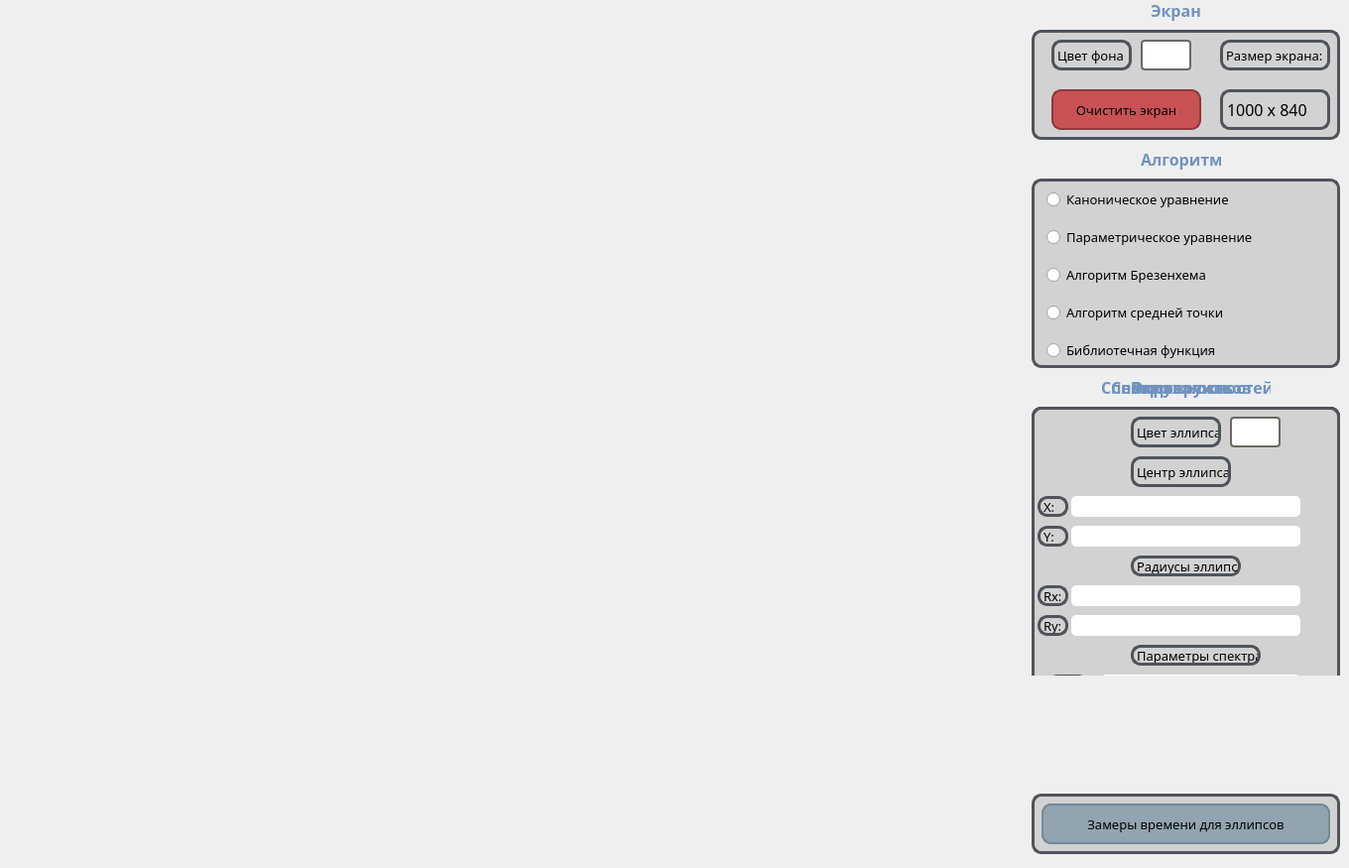
<?xml version="1.0" encoding="UTF-8"?>
<ui version="4.0">
 <class>MainWindow</class>
 <widget class="QMainWindow" name="MainWindow">
  <property name="geometry">
   <rect>
    <x>0</x>
    <y>0</y>
    <width>1360</width>
    <height>875</height>
   </rect>
  </property>
  <property name="minimumSize">
   <size>
    <width>1360</width>
    <height>875</height>
   </size>
  </property>
  <property name="maximumSize">
   <size>
    <width>1360</width>
    <height>875</height>
   </size>
  </property>
  <property name="contextMenuPolicy">
   <enum>Qt::ActionsContextMenu</enum>
  </property>
  <property name="windowTitle">
   <string>computer graphic lab_04</string>
  </property>
  <widget class="QWidget" name="centralwidget">
   <property name="minimumSize">
    <size>
     <width>1360</width>
     <height>875</height>
    </size>
   </property>
   <property name="maximumSize">
    <size>
     <width>1360</width>
     <height>875</height>
    </size>
   </property>
   <widget class="QFrame" name="algorithms_frame">
    <property name="geometry">
     <rect>
      <x>1040</x>
      <y>180</y>
      <width>311</width>
      <height>191</height>
     </rect>
    </property>
    <property name="styleSheet">
     <string notr="true">QFrame
{
	border-radius: 10px;
	border: 3px solid rgb(80, 84, 90);
	background-color: rgb(210, 210, 210);
}</string>
    </property>
    <property name="frameShape">
     <enum>QFrame::StyledPanel</enum>
    </property>
    <property name="frameShadow">
     <enum>QFrame::Raised</enum>
    </property>
    <widget class="QWidget" name="layoutWidget">
     <property name="geometry">
      <rect>
       <x>0</x>
       <y>0</y>
       <width>311</width>
       <height>191</height>
      </rect>
     </property>
     <layout class="QVBoxLayout" name="verticalLayout">
      <property name="spacing">
       <number>10</number>
      </property>
      <property name="leftMargin">
       <number>15</number>
      </property>
      <property name="topMargin">
       <number>5</number>
      </property>
      <item>
       <widget class="QRadioButton" name="canonical_button">
        <property name="font">
         <font>
          <family>Bahnschrift SemiLight</family>
          <pointsize>10</pointsize>
         </font>
        </property>
        <property name="text">
         <string>Каноническое уравнение</string>
        </property>
       </widget>
      </item>
      <item>
       <widget class="QRadioButton" name="paremetric_button">
        <property name="font">
         <font>
          <family>Bahnschrift SemiLight</family>
          <pointsize>10</pointsize>
         </font>
        </property>
        <property name="text">
         <string>Параметрическое уравнение</string>
        </property>
       </widget>
      </item>
      <item>
       <widget class="QRadioButton" name="bresenham_button">
        <property name="font">
         <font>
          <family>Bahnschrift SemiLight</family>
          <pointsize>10</pointsize>
         </font>
        </property>
        <property name="text">
         <string>Алгоритм Брезенхема</string>
        </property>
       </widget>
      </item>
      <item>
       <widget class="QRadioButton" name="midpoint_button">
        <property name="font">
         <font>
          <family>Bahnschrift SemiLight</family>
          <pointsize>10</pointsize>
         </font>
        </property>
        <property name="text">
         <string>Алгоритм средней точки</string>
        </property>
       </widget>
      </item>
      <item>
       <widget class="QRadioButton" name="library_function_button">
        <property name="font">
         <font>
          <family>Bahnschrift SemiLight</family>
          <pointsize>10</pointsize>
         </font>
        </property>
        <property name="text">
         <string>Библиотечная функция</string>
        </property>
       </widget>
      </item>
     </layout>
    </widget>
   </widget>
   <widget class="QLabel" name="algorithms_label">
    <property name="geometry">
     <rect>
      <x>1150</x>
      <y>150</y>
      <width>81</width>
      <height>21</height>
     </rect>
    </property>
    <property name="font">
     <font>
      <family>Cascadia Code SemiBold</family>
      <pointsize>12</pointsize>
      <weight>75</weight>
      <bold>true</bold>
     </font>
    </property>
    <property name="whatsThis">
     <string/>
    </property>
    <property name="styleSheet">
     <string notr="true">QLabel
{
	color: rgb(112, 146, 190);
}</string>
    </property>
    <property name="text">
     <string>Алгоритм</string>
    </property>
   </widget>
   <widget class="QLabel" name="screen_label">
    <property name="geometry">
     <rect>
      <x>1160</x>
      <y>0</y>
      <width>51</width>
      <height>21</height>
     </rect>
    </property>
    <property name="font">
     <font>
      <family>Cascadia Code SemiBold</family>
      <pointsize>12</pointsize>
      <weight>75</weight>
      <bold>true</bold>
     </font>
    </property>
    <property name="whatsThis">
     <string/>
    </property>
    <property name="styleSheet">
     <string notr="true">QLabel
{
	color: rgb(112, 146, 190);
}</string>
    </property>
    <property name="text">
     <string>Экран</string>
    </property>
   </widget>
   <widget class="QFrame" name="screen_frame">
    <property name="geometry">
     <rect>
      <x>1040</x>
      <y>30</y>
      <width>311</width>
      <height>111</height>
     </rect>
    </property>
    <property name="styleSheet">
     <string notr="true">QFrame
{
	border-radius: 10px;
	border: 3px solid rgb(80, 84, 90);
	background-color: rgb(210, 210, 210);
}</string>
    </property>
    <property name="frameShape">
     <enum>QFrame::StyledPanel</enum>
    </property>
    <property name="frameShadow">
     <enum>QFrame::Raised</enum>
    </property>
    <widget class="QPushButton" name="screen_color_button">
     <property name="geometry">
      <rect>
       <x>110</x>
       <y>10</y>
       <width>51</width>
       <height>31</height>
      </rect>
     </property>
     <property name="styleSheet">
      <string notr="true">QPushButton
{
	border-radius: 4px;
	border: 2px solid rgb(110, 105, 100);
	background-color: rgb(255, 255, 255);
}</string>
     </property>
     <property name="text">
      <string/>
     </property>
    </widget>
    <widget class="QLabel" name="label_1">
     <property name="geometry">
      <rect>
       <x>20</x>
       <y>10</y>
       <width>81</width>
       <height>31</height>
      </rect>
     </property>
     <property name="font">
      <font>
       <family>Bahnschrift SemiLight</family>
       <pointsize>10</pointsize>
      </font>
     </property>
     <property name="text">
      <string>Цвет фона</string>
     </property>
    </widget>
    <widget class="QPushButton" name="clear_screen_button">
     <property name="geometry">
      <rect>
       <x>20</x>
       <y>60</y>
       <width>151</width>
       <height>41</height>
      </rect>
     </property>
     <property name="font">
      <font>
       <family>Cascadia Code</family>
       <pointsize>10</pointsize>
       <weight>50</weight>
       <bold>false</bold>
      </font>
     </property>
     <property name="styleSheet">
      <string notr="true">QPushButton
{
	background-color: rgb(200, 82, 84);
	border-radius: 10px;
	border: 2px solid rgb(140, 57, 60);
}

QPushButton:pressed
{
	background-color: rgb(140, 57, 60);
}



</string>
     </property>
     <property name="text">
      <string>Очистить экран</string>
     </property>
    </widget>
    <widget class="QLabel" name="label_16">
     <property name="geometry">
      <rect>
       <x>190</x>
       <y>10</y>
       <width>111</width>
       <height>31</height>
      </rect>
     </property>
     <property name="font">
      <font>
       <family>Bahnschrift SemiLight</family>
       <pointsize>10</pointsize>
      </font>
     </property>
     <property name="text">
      <string>Размер экрана:</string>
     </property>
    </widget>
    <widget class="QLabel" name="label_17">
     <property name="geometry">
      <rect>
       <x>190</x>
       <y>60</y>
       <width>111</width>
       <height>41</height>
      </rect>
     </property>
     <property name="font">
      <font>
       <family>Cascadia Code</family>
       <pointsize>12</pointsize>
      </font>
     </property>
     <property name="text">
      <string>1000 x 840</string>
     </property>
    </widget>
   </widget>
   <widget class="QLabel" name="circle_label">
    <property name="geometry">
     <rect>
      <x>1140</x>
      <y>380</y>
      <width>111</width>
      <height>21</height>
     </rect>
    </property>
    <property name="font">
     <font>
      <family>Cascadia Code SemiBold</family>
      <pointsize>12</pointsize>
      <weight>75</weight>
      <bold>true</bold>
     </font>
    </property>
    <property name="whatsThis">
     <string/>
    </property>
    <property name="styleSheet">
     <string notr="true">QLabel
{
	color: rgb(112, 146, 190);
}</string>
    </property>
    <property name="text">
     <string>Окружность</string>
    </property>
   </widget>
   <widget class="QFrame" name="circle_frame">
    <property name="geometry">
     <rect>
      <x>1040</x>
      <y>410</y>
      <width>311</width>
      <height>271</height>
     </rect>
    </property>
    <property name="styleSheet">
     <string notr="true">QFrame
{
	border-radius: 10px;
	border: 3px solid rgb(80, 84, 90);
	background-color: rgb(210, 210, 210);
}</string>
    </property>
    <property name="frameShape">
     <enum>QFrame::StyledPanel</enum>
    </property>
    <property name="frameShadow">
     <enum>QFrame::Raised</enum>
    </property>
    <widget class="QPushButton" name="draw_circle_button">
     <property name="geometry">
      <rect>
       <x>10</x>
       <y>220</y>
       <width>291</width>
       <height>41</height>
      </rect>
     </property>
     <property name="font">
      <font>
       <family>Cascadia Code</family>
       <pointsize>10</pointsize>
       <weight>50</weight>
       <bold>false</bold>
      </font>
     </property>
     <property name="styleSheet">
      <string notr="true">QPushButton
{
	background-color: rgb(134, 226, 130);
	border-radius: 10px;
	border: 2px solid rgb(65, 190, 55);
}

QPushButton:pressed
{
	background-color: rgb(65, 190, 55);
}
</string>
     </property>
     <property name="text">
      <string>Построить окружность</string>
     </property>
    </widget>
    <widget class="QLabel" name="label_9">
     <property name="geometry">
      <rect>
       <x>100</x>
       <y>70</y>
       <width>121</width>
       <height>20</height>
      </rect>
     </property>
     <property name="font">
      <font>
       <family>Bahnschrift SemiLight</family>
       <pointsize>10</pointsize>
      </font>
     </property>
     <property name="text">
      <string>Центр окружности</string>
     </property>
    </widget>
    <widget class="QPushButton" name="circle_color_button">
     <property name="geometry">
      <rect>
       <x>220</x>
       <y>10</y>
       <width>51</width>
       <height>31</height>
      </rect>
     </property>
     <property name="styleSheet">
      <string notr="true">QPushButton
{
	border-radius: 4px;
	border: 2px solid rgb(110, 105, 100);
	background-color: rgb(255, 255, 255);
}</string>
     </property>
     <property name="text">
      <string/>
     </property>
    </widget>
    <widget class="QLabel" name="label_8">
     <property name="geometry">
      <rect>
       <x>100</x>
       <y>9</y>
       <width>111</width>
       <height>31</height>
      </rect>
     </property>
     <property name="font">
      <font>
       <family>Bahnschrift SemiLight</family>
       <pointsize>10</pointsize>
      </font>
     </property>
     <property name="text">
      <string>Цвет окружности</string>
     </property>
    </widget>
    <widget class="QRadioButton" name="circle_mode_button">
     <property name="geometry">
      <rect>
       <x>10</x>
       <y>30</y>
       <width>91</width>
       <height>31</height>
      </rect>
     </property>
     <property name="font">
      <font>
       <family>Bahnschrift SemiLight</family>
       <pointsize>10</pointsize>
      </font>
     </property>
     <property name="text">
      <string>Окружность</string>
     </property>
    </widget>
    <widget class="QRadioButton" name="ellipse_mode_button">
     <property name="geometry">
      <rect>
       <x>10</x>
       <y>60</y>
       <width>71</width>
       <height>21</height>
      </rect>
     </property>
     <property name="font">
      <font>
       <family>Bahnschrift SemiLight</family>
       <pointsize>10</pointsize>
      </font>
     </property>
     <property name="text">
      <string>Эллипс</string>
     </property>
    </widget>
    <widget class="QLineEdit" name="circle_center_x_field">
     <property name="geometry">
      <rect>
       <x>40</x>
       <y>100</y>
       <width>221</width>
       <height>21</height>
      </rect>
     </property>
     <property name="font">
      <font>
       <family>Consolas</family>
       <pointsize>10</pointsize>
      </font>
     </property>
     <property name="styleSheet">
      <string notr="true">QLineEdit
{
	border-radius: 5px;
}</string>
     </property>
    </widget>
    <widget class="QLineEdit" name="circle_center_y_field">
     <property name="geometry">
      <rect>
       <x>40</x>
       <y>130</y>
       <width>221</width>
       <height>21</height>
      </rect>
     </property>
     <property name="font">
      <font>
       <family>Consolas</family>
       <pointsize>10</pointsize>
      </font>
     </property>
     <property name="styleSheet">
      <string notr="true">QLineEdit
{
	border-radius: 5px;
}</string>
     </property>
    </widget>
    <widget class="QLineEdit" name="circle_raduis_field">
     <property name="geometry">
      <rect>
       <x>40</x>
       <y>190</y>
       <width>221</width>
       <height>21</height>
      </rect>
     </property>
     <property name="font">
      <font>
       <family>Consolas</family>
       <pointsize>10</pointsize>
      </font>
     </property>
     <property name="styleSheet">
      <string notr="true">QLineEdit
{
	border-radius: 5px;
}</string>
     </property>
    </widget>
    <widget class="QLabel" name="label_12">
     <property name="geometry">
      <rect>
       <x>100</x>
       <y>160</y>
       <width>131</width>
       <height>21</height>
      </rect>
     </property>
     <property name="font">
      <font>
       <family>Bahnschrift SemiLight</family>
       <pointsize>10</pointsize>
      </font>
     </property>
     <property name="text">
      <string>Радиус окружности</string>
     </property>
    </widget>
    <widget class="QCheckBox" name="specter_check_box">
     <property name="geometry">
      <rect>
       <x>10</x>
       <y>0</y>
       <width>71</width>
       <height>31</height>
      </rect>
     </property>
     <property name="font">
      <font>
       <family>Bahnschrift SemiLight</family>
       <pointsize>10</pointsize>
      </font>
     </property>
     <property name="text">
      <string>Cпектр</string>
     </property>
    </widget>
    <widget class="QLabel" name="label_13">
     <property name="geometry">
      <rect>
       <x>10</x>
       <y>180</y>
       <width>21</width>
       <height>41</height>
      </rect>
     </property>
     <property name="font">
      <font>
       <family>Bahnschrift SemiLight</family>
       <pointsize>10</pointsize>
      </font>
     </property>
     <property name="text">
      <string>R:</string>
     </property>
    </widget>
    <widget class="QLabel" name="label_10">
     <property name="geometry">
      <rect>
       <x>10</x>
       <y>90</y>
       <width>21</width>
       <height>41</height>
      </rect>
     </property>
     <property name="font">
      <font>
       <family>Bahnschrift SemiLight</family>
       <pointsize>10</pointsize>
      </font>
     </property>
     <property name="text">
      <string>X:</string>
     </property>
    </widget>
    <widget class="QLabel" name="label_11">
     <property name="geometry">
      <rect>
       <x>10</x>
       <y>120</y>
       <width>21</width>
       <height>41</height>
      </rect>
     </property>
     <property name="font">
      <font>
       <family>Bahnschrift SemiLight</family>
       <pointsize>10</pointsize>
      </font>
     </property>
     <property name="text">
      <string>Y:</string>
     </property>
    </widget>
    <widget class="QFrame" name="ellipse_frame">
     <property name="geometry">
      <rect>
       <x>0</x>
       <y>0</y>
       <width>311</width>
       <height>291</height>
      </rect>
     </property>
     <property name="styleSheet">
      <string notr="true">QFrame
{
	border-radius: 10px;
	border: 3px solid rgb(80, 84, 90);
	background-color: rgb(210, 210, 210);
}</string>
     </property>
     <property name="frameShape">
      <enum>QFrame::StyledPanel</enum>
     </property>
     <property name="frameShadow">
      <enum>QFrame::Raised</enum>
     </property>
     <widget class="QPushButton" name="draw_ellipse_button">
      <property name="geometry">
       <rect>
        <x>10</x>
        <y>240</y>
        <width>291</width>
        <height>41</height>
       </rect>
      </property>
      <property name="font">
       <font>
        <family>Cascadia Code</family>
        <pointsize>10</pointsize>
        <weight>50</weight>
        <bold>false</bold>
       </font>
      </property>
      <property name="styleSheet">
       <string notr="true">QPushButton
{
	background-color: rgb(134, 226, 130);
	border-radius: 10px;
	border: 2px solid rgb(65, 190, 55);
}

QPushButton:pressed
{
	background-color: rgb(65, 190, 55);
}
</string>
      </property>
      <property name="text">
       <string>Построить эллипс</string>
      </property>
     </widget>
     <widget class="QLabel" name="label_5">
      <property name="geometry">
       <rect>
        <x>6</x>
        <y>120</y>
        <width>31</width>
        <height>21</height>
       </rect>
      </property>
      <property name="font">
       <font>
        <family>Bahnschrift SemiLight</family>
        <pointsize>10</pointsize>
       </font>
      </property>
      <property name="text">
       <string>Y:</string>
      </property>
     </widget>
     <widget class="QLabel" name="label_4">
      <property name="geometry">
       <rect>
        <x>6</x>
        <y>90</y>
        <width>31</width>
        <height>21</height>
       </rect>
      </property>
      <property name="font">
       <font>
        <family>Bahnschrift SemiLight</family>
        <pointsize>10</pointsize>
       </font>
      </property>
      <property name="text">
       <string>X:</string>
      </property>
     </widget>
     <widget class="QLabel" name="label_3">
      <property name="geometry">
       <rect>
        <x>100</x>
        <y>50</y>
        <width>101</width>
        <height>31</height>
       </rect>
      </property>
      <property name="font">
       <font>
        <family>Bahnschrift SemiLight</family>
        <pointsize>10</pointsize>
       </font>
      </property>
      <property name="text">
       <string>Центр эллипса</string>
      </property>
     </widget>
     <widget class="QLabel" name="label_7">
      <property name="geometry">
       <rect>
        <x>6</x>
        <y>180</y>
        <width>31</width>
        <height>21</height>
       </rect>
      </property>
      <property name="font">
       <font>
        <family>Bahnschrift SemiLight</family>
        <pointsize>10</pointsize>
       </font>
      </property>
      <property name="text">
       <string>Rx:</string>
      </property>
     </widget>
     <widget class="QPushButton" name="ellipse_color_button">
      <property name="geometry">
       <rect>
        <x>200</x>
        <y>10</y>
        <width>51</width>
        <height>31</height>
       </rect>
      </property>
      <property name="styleSheet">
       <string notr="true">QPushButton
{
	border-radius: 4px;
	border: 2px solid rgb(110, 105, 100);
	background-color: rgb(255, 255, 255);
}</string>
      </property>
      <property name="text">
       <string/>
      </property>
     </widget>
     <widget class="QLabel" name="label_2">
      <property name="geometry">
       <rect>
        <x>100</x>
        <y>10</y>
        <width>91</width>
        <height>31</height>
       </rect>
      </property>
      <property name="font">
       <font>
        <family>Bahnschrift SemiLight</family>
        <pointsize>10</pointsize>
       </font>
      </property>
      <property name="text">
       <string>Цвет эллипса</string>
      </property>
     </widget>
     <widget class="QLineEdit" name="ellipse_center_x_field">
      <property name="geometry">
       <rect>
        <x>40</x>
        <y>90</y>
        <width>231</width>
        <height>21</height>
       </rect>
      </property>
      <property name="font">
       <font>
        <family>Consolas</family>
        <pointsize>10</pointsize>
       </font>
      </property>
      <property name="styleSheet">
       <string notr="true">QLineEdit
{
	border-radius: 5px;
}</string>
      </property>
     </widget>
     <widget class="QLineEdit" name="ellipse_center_y_field">
      <property name="geometry">
       <rect>
        <x>40</x>
        <y>120</y>
        <width>231</width>
        <height>21</height>
       </rect>
      </property>
      <property name="font">
       <font>
        <family>Consolas</family>
        <pointsize>10</pointsize>
       </font>
      </property>
      <property name="styleSheet">
       <string notr="true">QLineEdit
{
	border-radius: 5px;
}</string>
      </property>
     </widget>
     <widget class="QLineEdit" name="ellipse_radius_x_field">
      <property name="geometry">
       <rect>
        <x>40</x>
        <y>180</y>
        <width>231</width>
        <height>21</height>
       </rect>
      </property>
      <property name="font">
       <font>
        <family>Consolas</family>
        <pointsize>10</pointsize>
       </font>
      </property>
      <property name="styleSheet">
       <string notr="true">QLineEdit
{
	border-radius: 5px;
}</string>
      </property>
     </widget>
     <widget class="QLabel" name="label_6">
      <property name="geometry">
       <rect>
        <x>100</x>
        <y>150</y>
        <width>111</width>
        <height>21</height>
       </rect>
      </property>
      <property name="font">
       <font>
        <family>Bahnschrift SemiLight</family>
        <pointsize>10</pointsize>
       </font>
      </property>
      <property name="text">
       <string>Радиусы эллипса</string>
      </property>
     </widget>
     <widget class="QLabel" name="label_15">
      <property name="geometry">
       <rect>
        <x>6</x>
        <y>210</y>
        <width>31</width>
        <height>21</height>
       </rect>
      </property>
      <property name="font">
       <font>
        <family>Bahnschrift SemiLight</family>
        <pointsize>10</pointsize>
       </font>
      </property>
      <property name="text">
       <string>Ry:</string>
      </property>
     </widget>
     <widget class="QLineEdit" name="ellipse_radius_y_field">
      <property name="geometry">
       <rect>
        <x>40</x>
        <y>210</y>
        <width>231</width>
        <height>21</height>
       </rect>
      </property>
      <property name="font">
       <font>
        <family>Consolas</family>
        <pointsize>10</pointsize>
       </font>
      </property>
      <property name="styleSheet">
       <string notr="true">QLineEdit
{
	border-radius: 5px;
}</string>
      </property>
     </widget>
     <widget class="QFrame" name="circle_specter_frame">
      <property name="geometry">
       <rect>
        <x>0</x>
        <y>0</y>
        <width>311</width>
        <height>361</height>
       </rect>
      </property>
      <property name="styleSheet">
       <string notr="true">QFrame
{
	border-radius: 10px;
	border: 3px solid rgb(80, 84, 90);
	background-color: rgb(210, 210, 210);
}</string>
      </property>
      <property name="frameShape">
       <enum>QFrame::StyledPanel</enum>
      </property>
      <property name="frameShadow">
       <enum>QFrame::Raised</enum>
      </property>
      <widget class="QPushButton" name="draw_circle_specter_button">
       <property name="geometry">
        <rect>
         <x>10</x>
         <y>310</y>
         <width>291</width>
         <height>41</height>
        </rect>
       </property>
       <property name="font">
        <font>
         <family>Cascadia Code</family>
         <pointsize>10</pointsize>
         <weight>50</weight>
         <bold>false</bold>
        </font>
       </property>
       <property name="styleSheet">
        <string notr="true">QPushButton
{
	background-color: rgb(134, 226, 130);
	border-radius: 10px;
	border: 2px solid rgb(65, 190, 55);
}

QPushButton:pressed
{
	background-color: rgb(65, 190, 55);
}
</string>
       </property>
       <property name="text">
        <string>Построить спектр окружностей</string>
       </property>
      </widget>
      <widget class="QLabel" name="label_26">
       <property name="geometry">
        <rect>
         <x>100</x>
         <y>70</y>
         <width>121</width>
         <height>20</height>
        </rect>
       </property>
       <property name="font">
        <font>
         <family>Bahnschrift SemiLight</family>
         <pointsize>10</pointsize>
        </font>
       </property>
       <property name="text">
        <string>Центр окружности</string>
       </property>
      </widget>
      <widget class="QPushButton" name="circle_specter_color_button">
       <property name="geometry">
        <rect>
         <x>220</x>
         <y>10</y>
         <width>51</width>
         <height>31</height>
        </rect>
       </property>
       <property name="styleSheet">
        <string notr="true">QPushButton
{
	border-radius: 4px;
	border: 2px solid rgb(110, 105, 100);
	background-color: rgb(255, 255, 255);
}</string>
       </property>
       <property name="text">
        <string/>
       </property>
      </widget>
      <widget class="QLabel" name="label_37">
       <property name="geometry">
        <rect>
         <x>100</x>
         <y>9</y>
         <width>111</width>
         <height>31</height>
        </rect>
       </property>
       <property name="font">
        <font>
         <family>Bahnschrift SemiLight</family>
         <pointsize>10</pointsize>
        </font>
       </property>
       <property name="text">
        <string>Цвет окружности</string>
       </property>
      </widget>
      <widget class="QLineEdit" name="circle_specter_center_x_field">
       <property name="geometry">
        <rect>
         <x>40</x>
         <y>100</y>
         <width>221</width>
         <height>21</height>
        </rect>
       </property>
       <property name="font">
        <font>
         <family>Consolas</family>
         <pointsize>10</pointsize>
        </font>
       </property>
       <property name="styleSheet">
        <string notr="true">QLineEdit
{
	border-radius: 5px;
}</string>
       </property>
      </widget>
      <widget class="QLineEdit" name="circle_specter_center_y_field">
       <property name="geometry">
        <rect>
         <x>40</x>
         <y>130</y>
         <width>221</width>
         <height>21</height>
        </rect>
       </property>
       <property name="font">
        <font>
         <family>Consolas</family>
         <pointsize>10</pointsize>
        </font>
       </property>
       <property name="styleSheet">
        <string notr="true">QLineEdit
{
	border-radius: 5px;
}</string>
       </property>
      </widget>
      <widget class="QLineEdit" name="circle_specter_raduis_field">
       <property name="geometry">
        <rect>
         <x>40</x>
         <y>190</y>
         <width>221</width>
         <height>21</height>
        </rect>
       </property>
       <property name="font">
        <font>
         <family>Consolas</family>
         <pointsize>10</pointsize>
        </font>
       </property>
       <property name="styleSheet">
        <string notr="true">QLineEdit
{
	border-radius: 5px;
}</string>
       </property>
      </widget>
      <widget class="QLabel" name="label_38">
       <property name="geometry">
        <rect>
         <x>100</x>
         <y>160</y>
         <width>131</width>
         <height>21</height>
        </rect>
       </property>
       <property name="font">
        <font>
         <family>Bahnschrift SemiLight</family>
         <pointsize>10</pointsize>
        </font>
       </property>
       <property name="text">
        <string>Радиус окружности</string>
       </property>
      </widget>
      <widget class="QLabel" name="label_39">
       <property name="geometry">
        <rect>
         <x>11</x>
         <y>180</y>
         <width>21</width>
         <height>41</height>
        </rect>
       </property>
       <property name="font">
        <font>
         <family>Bahnschrift SemiLight</family>
         <pointsize>10</pointsize>
        </font>
       </property>
       <property name="text">
        <string>R:</string>
       </property>
      </widget>
      <widget class="QLineEdit" name="circle_specter_step_field">
       <property name="geometry">
        <rect>
         <x>70</x>
         <y>250</y>
         <width>201</width>
         <height>21</height>
        </rect>
       </property>
       <property name="font">
        <font>
         <family>Consolas</family>
         <pointsize>10</pointsize>
        </font>
       </property>
       <property name="styleSheet">
        <string notr="true">QLineEdit
{
	border-radius: 5px;
}</string>
       </property>
      </widget>
      <widget class="QLabel" name="label_40">
       <property name="geometry">
        <rect>
         <x>100</x>
         <y>220</y>
         <width>131</width>
         <height>21</height>
        </rect>
       </property>
       <property name="font">
        <font>
         <family>Bahnschrift SemiLight</family>
         <pointsize>10</pointsize>
        </font>
       </property>
       <property name="text">
        <string>Параметры спектра</string>
       </property>
      </widget>
      <widget class="QLabel" name="label_41">
       <property name="geometry">
        <rect>
         <x>6</x>
         <y>280</y>
         <width>61</width>
         <height>21</height>
        </rect>
       </property>
       <property name="font">
        <font>
         <family>Bahnschrift SemiLight</family>
         <pointsize>10</pointsize>
        </font>
       </property>
       <property name="text">
        <string>Кол-во:</string>
       </property>
      </widget>
      <widget class="QLineEdit" name="circle_specters_count_field">
       <property name="geometry">
        <rect>
         <x>70</x>
         <y>280</y>
         <width>201</width>
         <height>21</height>
        </rect>
       </property>
       <property name="font">
        <font>
         <family>Consolas</family>
         <pointsize>10</pointsize>
        </font>
       </property>
       <property name="styleSheet">
        <string notr="true">QLineEdit
{
	border-radius: 5px;
}</string>
       </property>
      </widget>
      <widget class="QLabel" name="label_42">
       <property name="geometry">
        <rect>
         <x>16</x>
         <y>250</y>
         <width>41</width>
         <height>21</height>
        </rect>
       </property>
       <property name="font">
        <font>
         <family>Bahnschrift SemiLight</family>
         <pointsize>10</pointsize>
        </font>
       </property>
       <property name="text">
        <string>Шаг:</string>
       </property>
      </widget>
      <widget class="QLabel" name="label_43">
       <property name="geometry">
        <rect>
         <x>10</x>
         <y>90</y>
         <width>21</width>
         <height>41</height>
        </rect>
       </property>
       <property name="font">
        <font>
         <family>Bahnschrift SemiLight</family>
         <pointsize>10</pointsize>
        </font>
       </property>
       <property name="text">
        <string>X:</string>
       </property>
      </widget>
      <widget class="QLabel" name="label_44">
       <property name="geometry">
        <rect>
         <x>10</x>
         <y>120</y>
         <width>21</width>
         <height>41</height>
        </rect>
       </property>
       <property name="font">
        <font>
         <family>Bahnschrift SemiLight</family>
         <pointsize>10</pointsize>
        </font>
       </property>
       <property name="text">
        <string>Y:</string>
       </property>
      </widget>
      <widget class="QFrame" name="ellipse_specter_frame">
       <property name="geometry">
        <rect>
         <x>0</x>
         <y>0</y>
         <width>311</width>
         <height>381</height>
        </rect>
       </property>
       <property name="styleSheet">
        <string notr="true">QFrame
{
	border-radius: 10px;
	border: 3px solid rgb(80, 84, 90);
	background-color: rgb(210, 210, 210);
}</string>
       </property>
       <property name="frameShape">
        <enum>QFrame::StyledPanel</enum>
       </property>
       <property name="frameShadow">
        <enum>QFrame::Raised</enum>
       </property>
       <widget class="QPushButton" name="draw_ellipse_specter_button">
        <property name="geometry">
         <rect>
          <x>10</x>
          <y>330</y>
          <width>291</width>
          <height>41</height>
         </rect>
        </property>
        <property name="font">
         <font>
          <family>Cascadia Code</family>
          <pointsize>10</pointsize>
          <weight>50</weight>
          <bold>false</bold>
         </font>
        </property>
        <property name="styleSheet">
         <string notr="true">QPushButton
{
	background-color: rgb(134, 226, 130);
	border-radius: 10px;
	border: 2px solid rgb(65, 190, 55);
}

QPushButton:pressed
{
	background-color: rgb(65, 190, 55);
}
</string>
        </property>
        <property name="text">
         <string>Построить спектр эллипсов</string>
        </property>
       </widget>
       <widget class="QLabel" name="label_24">
        <property name="geometry">
         <rect>
          <x>6</x>
          <y>120</y>
          <width>31</width>
          <height>21</height>
         </rect>
        </property>
        <property name="font">
         <font>
          <family>Bahnschrift SemiLight</family>
          <pointsize>10</pointsize>
         </font>
        </property>
        <property name="text">
         <string>Y:</string>
        </property>
       </widget>
       <widget class="QLabel" name="label_25">
        <property name="geometry">
         <rect>
          <x>6</x>
          <y>90</y>
          <width>31</width>
          <height>21</height>
         </rect>
        </property>
        <property name="font">
         <font>
          <family>Bahnschrift SemiLight</family>
          <pointsize>10</pointsize>
         </font>
        </property>
        <property name="text">
         <string>X:</string>
        </property>
       </widget>
       <widget class="QLabel" name="label_29">
        <property name="geometry">
         <rect>
          <x>100</x>
          <y>50</y>
          <width>101</width>
          <height>31</height>
         </rect>
        </property>
        <property name="font">
         <font>
          <family>Bahnschrift SemiLight</family>
          <pointsize>10</pointsize>
         </font>
        </property>
        <property name="text">
         <string>Центр эллипса</string>
        </property>
       </widget>
       <widget class="QLabel" name="label_30">
        <property name="geometry">
         <rect>
          <x>6</x>
          <y>180</y>
          <width>31</width>
          <height>21</height>
         </rect>
        </property>
        <property name="font">
         <font>
          <family>Bahnschrift SemiLight</family>
          <pointsize>10</pointsize>
         </font>
        </property>
        <property name="text">
         <string>Rx:</string>
        </property>
       </widget>
       <widget class="QPushButton" name="ellipse_specter_color_button">
        <property name="geometry">
         <rect>
          <x>200</x>
          <y>10</y>
          <width>51</width>
          <height>31</height>
         </rect>
        </property>
        <property name="styleSheet">
         <string notr="true">QPushButton
{
	border-radius: 4px;
	border: 2px solid rgb(110, 105, 100);
	background-color: rgb(255, 255, 255);
}</string>
        </property>
        <property name="text">
         <string/>
        </property>
       </widget>
       <widget class="QLabel" name="label_31">
        <property name="geometry">
         <rect>
          <x>100</x>
          <y>10</y>
          <width>91</width>
          <height>31</height>
         </rect>
        </property>
        <property name="font">
         <font>
          <family>Bahnschrift SemiLight</family>
          <pointsize>10</pointsize>
         </font>
        </property>
        <property name="text">
         <string>Цвет эллипса</string>
        </property>
       </widget>
       <widget class="QLineEdit" name="ellipse_specter_center_x_field">
        <property name="geometry">
         <rect>
          <x>40</x>
          <y>90</y>
          <width>231</width>
          <height>21</height>
         </rect>
        </property>
        <property name="font">
         <font>
          <family>Consolas</family>
          <pointsize>10</pointsize>
         </font>
        </property>
        <property name="styleSheet">
         <string notr="true">QLineEdit
{
	border-radius: 5px;
}</string>
        </property>
       </widget>
       <widget class="QLineEdit" name="ellipse_specter_center_y_field">
        <property name="geometry">
         <rect>
          <x>40</x>
          <y>120</y>
          <width>231</width>
          <height>21</height>
         </rect>
        </property>
        <property name="font">
         <font>
          <family>Consolas</family>
          <pointsize>10</pointsize>
         </font>
        </property>
        <property name="styleSheet">
         <string notr="true">QLineEdit
{
	border-radius: 5px;
}</string>
        </property>
       </widget>
       <widget class="QLineEdit" name="ellipse_specter_radius_x_field">
        <property name="geometry">
         <rect>
          <x>40</x>
          <y>180</y>
          <width>231</width>
          <height>21</height>
         </rect>
        </property>
        <property name="font">
         <font>
          <family>Consolas</family>
          <pointsize>10</pointsize>
         </font>
        </property>
        <property name="styleSheet">
         <string notr="true">QLineEdit
{
	border-radius: 5px;
}</string>
        </property>
       </widget>
       <widget class="QLabel" name="label_32">
        <property name="geometry">
         <rect>
          <x>100</x>
          <y>150</y>
          <width>111</width>
          <height>21</height>
         </rect>
        </property>
        <property name="font">
         <font>
          <family>Bahnschrift SemiLight</family>
          <pointsize>10</pointsize>
         </font>
        </property>
        <property name="text">
         <string>Радиусы эллипса</string>
        </property>
       </widget>
       <widget class="QLabel" name="label_33">
        <property name="geometry">
         <rect>
          <x>6</x>
          <y>210</y>
          <width>31</width>
          <height>21</height>
         </rect>
        </property>
        <property name="font">
         <font>
          <family>Bahnschrift SemiLight</family>
          <pointsize>10</pointsize>
         </font>
        </property>
        <property name="text">
         <string>Ry:</string>
        </property>
       </widget>
       <widget class="QLineEdit" name="ellipse_specter_radius_y_field">
        <property name="geometry">
         <rect>
          <x>40</x>
          <y>210</y>
          <width>231</width>
          <height>21</height>
         </rect>
        </property>
        <property name="font">
         <font>
          <family>Consolas</family>
          <pointsize>10</pointsize>
         </font>
        </property>
        <property name="styleSheet">
         <string notr="true">QLineEdit
{
	border-radius: 5px;
}</string>
        </property>
       </widget>
       <widget class="QLineEdit" name="ellipse_specters_count_field">
        <property name="geometry">
         <rect>
          <x>70</x>
          <y>300</y>
          <width>201</width>
          <height>21</height>
         </rect>
        </property>
        <property name="font">
         <font>
          <family>Consolas</family>
          <pointsize>10</pointsize>
         </font>
        </property>
        <property name="styleSheet">
         <string notr="true">QLineEdit
{
	border-radius: 5px;
}</string>
        </property>
       </widget>
       <widget class="QLineEdit" name="ellipse_specter_step_field">
        <property name="geometry">
         <rect>
          <x>70</x>
          <y>270</y>
          <width>201</width>
          <height>21</height>
         </rect>
        </property>
        <property name="font">
         <font>
          <family>Consolas</family>
          <pointsize>10</pointsize>
         </font>
        </property>
        <property name="styleSheet">
         <string notr="true">QLineEdit
{
	border-radius: 5px;
}</string>
        </property>
       </widget>
       <widget class="QLabel" name="label_34">
        <property name="geometry">
         <rect>
          <x>6</x>
          <y>300</y>
          <width>61</width>
          <height>21</height>
         </rect>
        </property>
        <property name="font">
         <font>
          <family>Bahnschrift SemiLight</family>
          <pointsize>10</pointsize>
         </font>
        </property>
        <property name="text">
         <string>Кол-во:</string>
        </property>
       </widget>
       <widget class="QLabel" name="label_35">
        <property name="geometry">
         <rect>
          <x>16</x>
          <y>270</y>
          <width>41</width>
          <height>21</height>
         </rect>
        </property>
        <property name="font">
         <font>
          <family>Bahnschrift SemiLight</family>
          <pointsize>10</pointsize>
         </font>
        </property>
        <property name="text">
         <string>Шаг:</string>
        </property>
       </widget>
       <widget class="QLabel" name="label_36">
        <property name="geometry">
         <rect>
          <x>100</x>
          <y>240</y>
          <width>131</width>
          <height>21</height>
         </rect>
        </property>
        <property name="font">
         <font>
          <family>Bahnschrift SemiLight</family>
          <pointsize>10</pointsize>
         </font>
        </property>
        <property name="text">
         <string>Параметры спектра</string>
        </property>
       </widget>
      </widget>
     </widget>
    </widget>
   </widget>
   <widget class="QFrame" name="measurements_frame">
    <property name="geometry">
     <rect>
      <x>1040</x>
      <y>800</y>
      <width>311</width>
      <height>61</height>
     </rect>
    </property>
    <property name="styleSheet">
     <string notr="true">QFrame
{
	border-radius: 10px;
	border: 3px solid rgb(80, 84, 90);
	background-color: rgb(210, 210, 210);
}</string>
    </property>
    <property name="frameShape">
     <enum>QFrame::StyledPanel</enum>
    </property>
    <property name="frameShadow">
     <enum>QFrame::Raised</enum>
    </property>
    <widget class="QPushButton" name="time_measurement_circle_button">
     <property name="geometry">
      <rect>
       <x>10</x>
       <y>10</y>
       <width>291</width>
       <height>41</height>
      </rect>
     </property>
     <property name="font">
      <font>
       <family>Cascadia Code</family>
       <pointsize>10</pointsize>
       <weight>50</weight>
       <bold>false</bold>
      </font>
     </property>
     <property name="styleSheet">
      <string notr="true">QPushButton
{
	background-color: rgb(146, 164, 175);
	border-radius: 10px;
	border: 2px solid rgb(115, 138, 153);
}

QPushButton:pressed
{
	background-color: rgb(115, 138, 153);
}



</string>
     </property>
     <property name="text">
      <string>Замеры времени для окружностей</string>
     </property>
    </widget>
    <widget class="QPushButton" name="time_measurement_ellipse_button">
     <property name="geometry">
      <rect>
       <x>10</x>
       <y>10</y>
       <width>291</width>
       <height>41</height>
      </rect>
     </property>
     <property name="font">
      <font>
       <family>Cascadia Code</family>
       <pointsize>10</pointsize>
       <weight>50</weight>
       <bold>false</bold>
      </font>
     </property>
     <property name="styleSheet">
      <string notr="true">QPushButton
{
	background-color: rgb(146, 164, 175);
	border-radius: 10px;
	border: 2px solid rgb(115, 138, 153);
}

QPushButton:pressed
{
	background-color: rgb(115, 138, 153);
}



</string>
     </property>
     <property name="text">
      <string>Замеры времени для эллипсов</string>
     </property>
    </widget>
   </widget>
   <widget class="QLabel" name="ellipse_label">
    <property name="geometry">
     <rect>
      <x>1140</x>
      <y>380</y>
      <width>61</width>
      <height>21</height>
     </rect>
    </property>
    <property name="font">
     <font>
      <family>Cascadia Code SemiBold</family>
      <pointsize>12</pointsize>
      <weight>75</weight>
      <bold>true</bold>
     </font>
    </property>
    <property name="whatsThis">
     <string/>
    </property>
    <property name="styleSheet">
     <string notr="true">QLabel
{
	color: rgb(112, 146, 190);
}</string>
    </property>
    <property name="text">
     <string>Элипс</string>
    </property>
   </widget>
   <widget class="QLabel" name="pixmap_label">
    <property name="enabled">
     <bool>true</bool>
    </property>
    <property name="geometry">
     <rect>
      <x>20</x>
      <y>19</y>
      <width>1000</width>
      <height>840</height>
     </rect>
    </property>
    <property name="minimumSize">
     <size>
      <width>900</width>
      <height>500</height>
     </size>
    </property>
    <property name="maximumSize">
     <size>
      <width>1800</width>
      <height>1350</height>
     </size>
    </property>
    <property name="styleSheet">
     <string notr="true"/>
    </property>
    <property name="text">
     <string/>
    </property>
   </widget>
   <widget class="QLabel" name="circle_specter_label">
    <property name="geometry">
     <rect>
      <x>1110</x>
      <y>380</y>
      <width>171</width>
      <height>21</height>
     </rect>
    </property>
    <property name="font">
     <font>
      <family>Cascadia Code SemiBold</family>
      <pointsize>12</pointsize>
      <weight>75</weight>
      <bold>true</bold>
     </font>
    </property>
    <property name="whatsThis">
     <string/>
    </property>
    <property name="styleSheet">
     <string notr="true">QLabel
{
	color: rgb(112, 146, 190);
}</string>
    </property>
    <property name="text">
     <string>Спектр окружностей</string>
    </property>
   </widget>
   <widget class="QLabel" name="ellipse_specter_label">
    <property name="geometry">
     <rect>
      <x>1120</x>
      <y>380</y>
      <width>141</width>
      <height>21</height>
     </rect>
    </property>
    <property name="font">
     <font>
      <family>Cascadia Code SemiBold</family>
      <pointsize>12</pointsize>
      <weight>75</weight>
      <bold>true</bold>
     </font>
    </property>
    <property name="whatsThis">
     <string/>
    </property>
    <property name="styleSheet">
     <string notr="true">QLabel
{
	color: rgb(112, 146, 190);
}</string>
    </property>
    <property name="text">
     <string>Спектр эллипсов</string>
    </property>
   </widget>
  </widget>
 </widget>
 <resources/>
 <connections/>
</ui>
